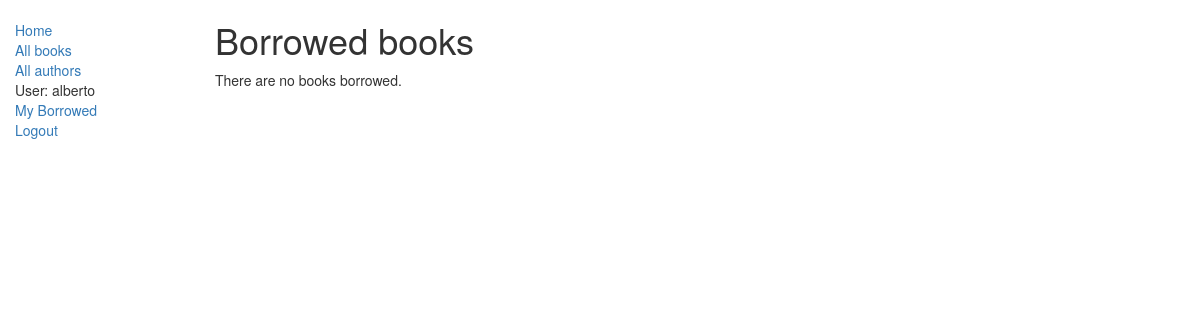
Before: /catalog/mybooks/ (signed in) with the older database file.
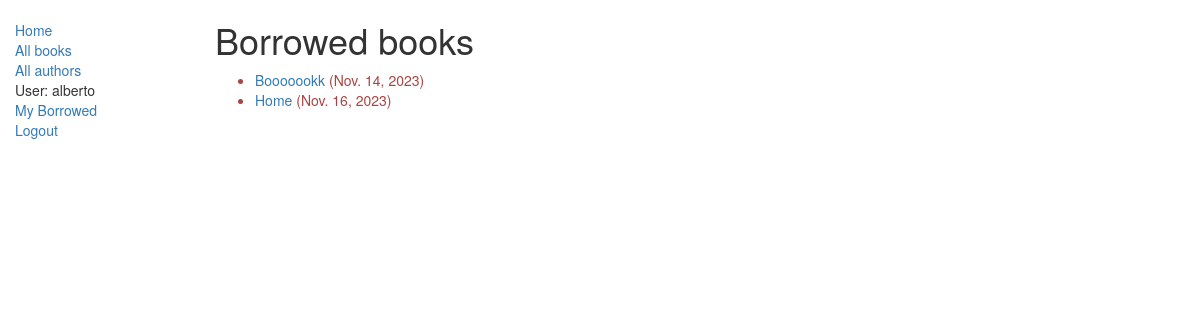
After: the same page with the newer database file.
### catalog/models.py (models this page shows, shortened)
class BookInstance(models.Model):
    id = models.UUIDField(primary_key=True, default=uuid.uuid4,
                          help_text="Unique ID for this particular book across whole library")
    book = models.ForeignKey('Book', on_delete=models.RESTRICT, null=True)
    imprint = models.CharField(max_length=200)
    due_back = models.DateField(null=True, blank=True)
    borrower = models.ForeignKey(
        settings.AUTH_USER_MODEL, on_delete=models.SET_NULL, null=True, blank=True)
    @property
    def is_overdue(self):
        return bool(self.due_back and date.today() > self.due_back)
    LOAN_STATUS = (
        ('d', 'Maintenance'),
        ('o', 'On loan'),
        ('a', 'Available'),
        ('r', 'Reserved'),
    )
    status = models.CharField(
        max_length=1,
        choices=LOAN_STATUS,
        blank=True,
        default='d',
        help_text='Book availability')
    class Meta:
        ordering = ['due_back']
        permissions = (("can_mark_returned", "Set book as returned"),)

class Book(models.Model):
    title = models.CharField(max_length=200)
    author = models.ForeignKey('Author', on_delete=models.RESTRICT, null=True)
    summary = models.TextField(
        max_length=1000, help_text="Enter a brief description of the book")
    isbn = models.CharField('ISBN', max_length=13,
                            unique=True,
                            help_text='13 Character <a href="https://www.isbn-international.org/content/what-isbn'
                                      '">ISBN number</a>')
    genre = models.ManyToManyField(
        Genre, help_text="Select a genre for this book")
    language = models.ForeignKey(
        'Language', on_delete=models.SET_NULL, null=True)
    class Meta:
        ordering = ['title', 'author']
    def display_genre(self):
        """Creates a string for the Genre. This is required to display genre in Admin."""
        return ', '.join([genre.name for genre in self.genre.all()[:3]])
    display_genre.short_description = 'Genre'

### catalog/views.py (the view)
# urls.py: path('mybooks/', views.LoanedBooksByUserListView.as_view(), name='my-borrowed'),
class LoanedBooksByUserListView(LoginRequiredMixin, generic.ListView):
    model = BookInstance
    template_name = 'catalog/bookinstance_list_borrowed_user.html'
    paginate_by = 10
    def get_queryset(self):
        return (
            BookInstance.objects.filter(borrower=self.request.user)
            .filter(status__exact='o')
            .order_by('due_back')
        )

### catalog/templates/catalog/bookinstance_list_borrowed_user.html (shortened to what this page needs)
{% extends "base_generic.html" %}
{% block content %}
    <h1>Borrowed books</h1>
    {% if bookinstance_list %}
    <ul>
      {% for bookinst in bookinstance_list %}
      <li class="{% if bookinst.is_overdue %}text-danger{% endif %}">
        <a href="{% url 'book-detail' bookinst.book.pk %}">{{ bookinst.book.title }}</a> ({{ bookinst.due_back }})
      </li>
      {% endfor %}
    </ul>
    {% else %}
      <p>There are no books borrowed.</p>
    {% endif %}
{% endblock %}

Changed rows visible on the page:
now on this page (row edited): BookInstance: book "Booooookk", due_back "Nov. 14, 2023"
now on this page (row edited): BookInstance: book "Home", due_back "Nov. 16, 2023"
Other visible differences:
text no longer shown: "There are no books borrowed."
